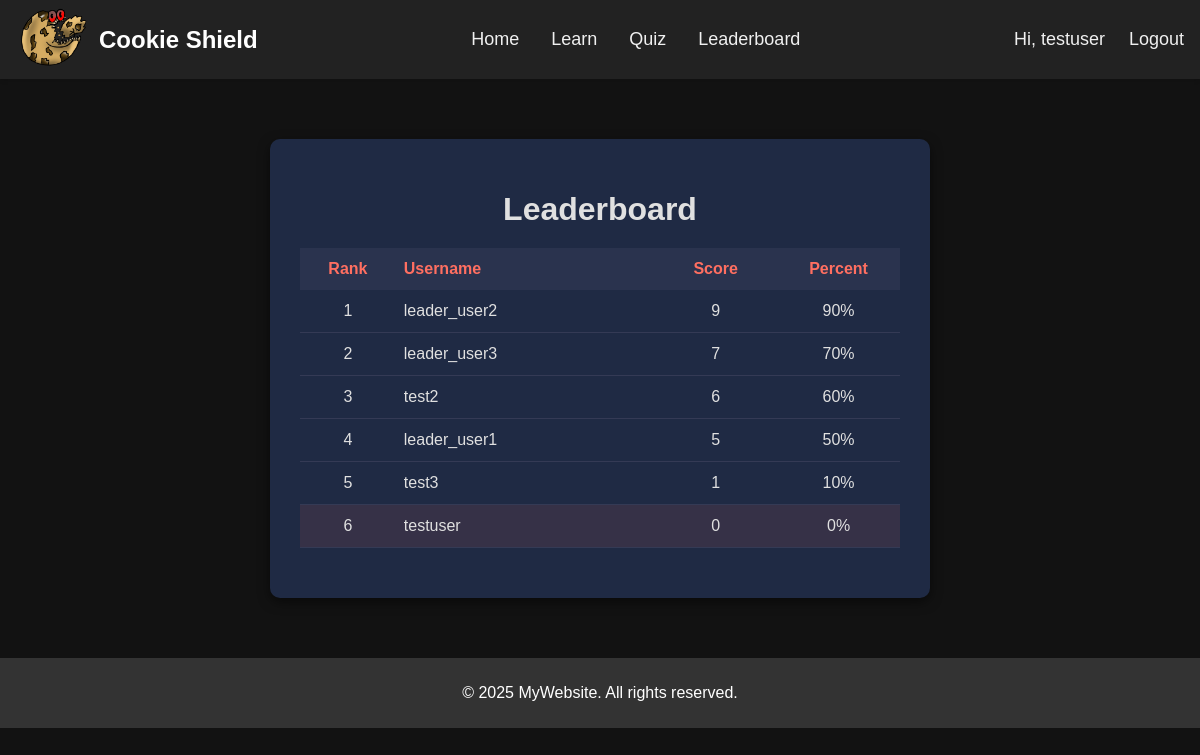
/leaderboard.php (signed in), run on the app's committed database.
### tables this page shows
CREATE TABLE IF NOT EXISTS `users` (
  `id` int(11) NOT NULL AUTO_INCREMENT,
  `username` varchar(20) NOT NULL,
  `password` varchar(255) DEFAULT NULL,
  `score` int(11) DEFAULT 0,
  PRIMARY KEY (`id`)
);

### leaderboard.php (the view, shortened to what this page needs)
<?php
$server = "localhost";
$dbUser = "root";
$dbPass = "";
$dbName = "FYP";
$conn = new mysqli($server, $dbUser, $dbPass, $dbName);
$qRes   = $conn->query("SELECT COUNT(*) AS cnt FROM quiz_questions");
$totalQ = $qRes ? (int)$qRes->fetch_assoc()['cnt'] : 1;
$sql     = "
  SELECT username, score
  FROM users
  ORDER BY score DESC, username ASC
  LIMIT 10
";
$res     = $conn->query($sql);
$leaders = $res ? $res->fetch_all(MYSQLI_ASSOC) : [];
?>
<!DOCTYPE html>
<html lang="en">
<head>
  <link rel="stylesheet" href="styles.css">
</head>
<body>
  <header class="site-header">
    <nav class="site-nav">
      <a href="home.php" class="logo">
        <img src="images/cookies-logo.png" class="logo-img" alt="Logo">
        Cookie Shield
      </a>
      <ul class="nav-main">
        <li><a href="home.php">Home</a></li>
        <li><a href="learn.php">Learn</a></li>
        <li><a href="quiz.php">Quiz</a></li>
        <li><a href="leaderboard.php" class="active">Leaderboard</a></li>
      </ul>
      <ul class="nav-auth">
        <li>
          <span class="username">
            Hi, <?= htmlspecialchars($_SESSION['username']) ?>
          </span>
        </li>
        <li><a href="logout.php">Logout</a></li>
      </ul>
    </nav>
  </header>
  <div class="leaderboard-container">
    <h1>Leaderboard</h1>
    <table class="leaderboard-table">
      <thead>
        <tr>
          <th>Rank</th>
          <th>Username</th>
          <th>Score</th>
          <th>Percent</th>
        </tr>
      </thead>
      <tbody>
        <?php if (empty($leaders)): ?>
          <tr>
            <td colspan="4">No scores yet.</td>
          </tr>
        <?php else: ?>
          <?php foreach ($leaders as $i => $row):
            $pct = round(($row['score'] / max($totalQ, 1)) * 100);
          ?>
            <tr class="<?= $row['username'] === $_SESSION['username'] ? 'you' : '' ?>">
              <td><?= $i + 1 ?></td>
              <td><?= htmlspecialchars($row['username']) ?></td>
              <td><?= (int)$row['score'] ?></td>
              <td><?= $pct ?>%</td>
            </tr>
          <?php endforeach; ?>
        <?php endif; ?>
      </tbody>
    </table>
  </div>
  <footer>
    <p>&copy; 2025 MyWebsite. All rights reserved.</p>
  </footer>
</body>
</html>

### styles.css (style rules this page uses)
body { background: #121212; color: #e0e0e0; font-family: Arial, sans-serif; margin: 0; padding: 0; box-sizing: border-box; }
.site-header { width: 100%; background: #222; box-shadow: 0 2px 4px rgba(0,0,0,0.1); position: sticky; top: 0; z-index: 100; }
.site-nav { display: flex; align-items: center; justify-content: space-between; padding: 0.5rem 1rem; }
.logo { display: flex; align-items: center; font-size: 1.5rem; font-weight: bold; color: #fff; text-decoration: none; }
.logo-img { width: 75px; margin-right: 0.5rem; }
.nav-main { list-style: none; display: flex; gap: 2rem; margin: 0; padding: 0; }
.nav-main a { color: #f0f0f0; text-decoration: none; font-size: 1.125rem; font-weight: 500; transition: color 0.2s; }
.nav-auth { list-style: none; display: flex; gap: 1.5rem; margin: 0; padding: 0; }
.nav-auth a, .nav-auth .username { color: #f0f0f0; text-decoration: none; font-size: 1.125rem; font-weight: 500; }
footer { background: #333; color: white; text-align: center; padding: 10px 0; width: 100%; }
.leaderboard-container { max-width: 600px; margin: 60px auto; padding: 30px; background: #1f2a44; color: #e0e0e0; border-radius: 10px; box-shadow: 0 4px 12px rgba(0,0,0,0.5); text-align: center; }
.leaderboard-container h1 { margin-bottom: 20px; }
.leaderboard-table { width: 100%; border-collapse: collapse; margin-bottom: 20px; table-layout: fixed; }
.leaderboard-table th, .leaderboard-table td { padding: 12px 8px; }
.leaderboard-table thead { background: #2a334e; }
.leaderboard-table th { color: #ff6f61; text-align: left; }
.leaderboard-table tbody tr { border-bottom: 1px solid #343a55; }
.leaderboard-table tbody tr.you { background: rgba(255,111,97,0.1); }
.leaderboard-table td { color: #e0e0e0; }
.leaderboard-table { table-layout: fixed; }
.leaderboard-table th:nth-child(1), .leaderboard-table td:nth-child(1) { width: 15%; text-align: center; }
.leaderboard-table th:nth-child(2), .leaderboard-table td:nth-child(2) { width: 45%; text-align: left; }
.leaderboard-table th:nth-child(3), .leaderboard-table td:nth-child(3) { width: 20%; text-align: center; }
.leaderboard-table th:nth-child(4), .leaderboard-table td:nth-child(4) { width: 20%; text-align: center; }

### data on the page
users: username "leader_user2", score "9", pct "90"
users: username "leader_user3", score "7", pct "70"
users: username "test2", score "6", pct "60"
users: username "leader_user1", score "5", pct "50"
users: username "test3", score "1", pct "10"
users: username "testuser", score "0"

### other printed values
$_SESSION['username'] "testuser"
